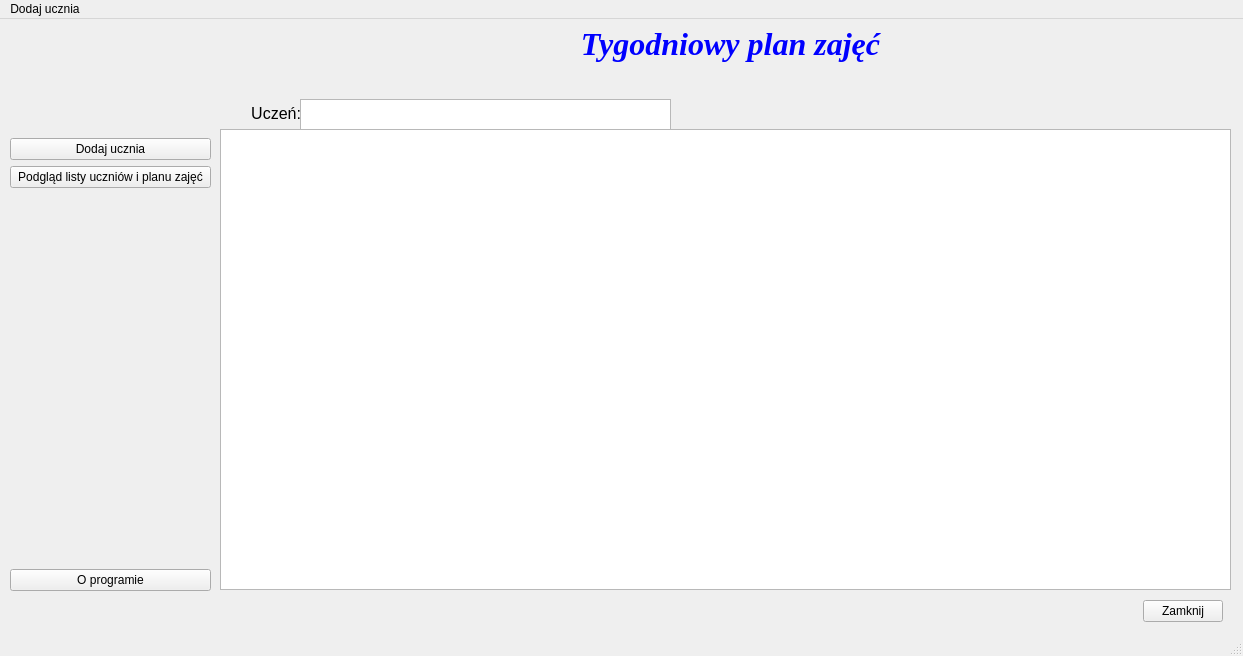
<?xml version="1.0" encoding="UTF-8"?>
<ui version="4.0">
 <class>Plan_lekcji</class>
 <widget class="QMainWindow" name="Plan_lekcji">
  <property name="geometry">
   <rect>
    <x>0</x>
    <y>0</y>
    <width>1243</width>
    <height>656</height>
   </rect>
  </property>
  <property name="minimumSize">
   <size>
    <width>0</width>
    <height>0</height>
   </size>
  </property>
  <property name="maximumSize">
   <size>
    <width>1243</width>
    <height>656</height>
   </size>
  </property>
  <property name="windowTitle">
   <string>Plan_lekcji</string>
  </property>
  <widget class="QWidget" name="centralwidget">
   <widget class="QWidget" name="layoutWidget">
    <property name="geometry">
     <rect>
      <x>10</x>
      <y>1</y>
      <width>201</width>
      <height>571</height>
     </rect>
    </property>
    <layout class="QVBoxLayout" name="verticalLayout">
     <item>
      <spacer name="verticalSpacer_2">
       <property name="orientation">
        <enum>Qt::Vertical</enum>
       </property>
       <property name="sizeHint" stdset="0">
        <size>
         <width>20</width>
         <height>17</height>
        </size>
       </property>
      </spacer>
     </item>
     <item>
      <widget class="QPushButton" name="pushButton_2">
       <property name="text">
        <string>Dodaj ucznia</string>
       </property>
      </widget>
     </item>
     <item>
      <widget class="QPushButton" name="pushButton_5">
       <property name="text">
        <string>Podgląd listy uczniów i planu zajęć</string>
       </property>
      </widget>
     </item>
     <item>
      <spacer name="verticalSpacer">
       <property name="orientation">
        <enum>Qt::Vertical</enum>
       </property>
       <property name="sizeHint" stdset="0">
        <size>
         <width>20</width>
         <height>375</height>
        </size>
       </property>
      </spacer>
     </item>
     <item>
      <widget class="QPushButton" name="pushButton_1">
       <property name="text">
        <string>O programie</string>
       </property>
      </widget>
     </item>
    </layout>
   </widget>
   <widget class="QWidget" name="layoutWidget">
    <property name="geometry">
     <rect>
      <x>12</x>
      <y>580</y>
      <width>1211</width>
      <height>25</height>
     </rect>
    </property>
    <layout class="QHBoxLayout" name="horizontalLayout">
     <item>
      <spacer name="horizontalSpacer">
       <property name="orientation">
        <enum>Qt::Horizontal</enum>
       </property>
       <property name="sizeHint" stdset="0">
        <size>
         <width>40</width>
         <height>20</height>
        </size>
       </property>
      </spacer>
     </item>
     <item>
      <widget class="QPushButton" name="pushButton">
       <property name="text">
        <string>Zamknij</string>
       </property>
      </widget>
     </item>
    </layout>
   </widget>
   <widget class="QTableView" name="tableView">
    <property name="geometry">
     <rect>
      <x>220</x>
      <y>110</y>
      <width>1011</width>
      <height>461</height>
     </rect>
    </property>
    <attribute name="horizontalHeaderMinimumSectionSize">
     <number>185</number>
    </attribute>
    <attribute name="verticalHeaderMinimumSectionSize">
     <number>72</number>
    </attribute>
   </widget>
   <widget class="QTableView" name="tableView">
    <property name="geometry">
     <rect>
      <x>300</x>
      <y>80</y>
      <width>371</width>
      <height>31</height>
     </rect>
    </property>
   </widget>
   <widget class="QLabel" name="label">
    <property name="geometry">
     <rect>
      <x>220</x>
      <y>0</y>
      <width>1021</width>
      <height>51</height>
     </rect>
    </property>
    <property name="font">
     <font>
      <family>Times New Roman</family>
      <pointsize>20</pointsize>
      <weight>50</weight>
      <italic>false</italic>
      <bold>false</bold>
     </font>
    </property>
    <property name="text">
     <string>&lt;html&gt;&lt;head/&gt;&lt;body&gt;&lt;p align=&quot;center&quot;&gt;&lt;span style=&quot; font-size:24pt; font-weight:600; font-style:italic; color:#0000ff;&quot;&gt;Tygodniowy plan zajęć&lt;/span&gt;&lt;/p&gt;&lt;/body&gt;&lt;/html&gt;</string>
    </property>
   </widget>
   <widget class="QLabel" name="label_2">
    <property name="geometry">
     <rect>
      <x>220</x>
      <y>79</y>
      <width>81</width>
      <height>31</height>
     </rect>
    </property>
    <property name="text">
     <string>&lt;html&gt;&lt;head/&gt;&lt;body&gt;&lt;p align=&quot;right&quot;&gt;&lt;span style=&quot; font-size:12pt;&quot;&gt;Uczeń:&lt;/span&gt;&lt;/p&gt;&lt;/body&gt;&lt;/html&gt;</string>
    </property>
   </widget>
  </widget>
  <widget class="QMenuBar" name="menubar">
   <property name="geometry">
    <rect>
     <x>0</x>
     <y>0</y>
     <width>1243</width>
     <height>21</height>
    </rect>
   </property>
   <widget class="QMenu" name="menudodawanie_ucznia">
    <property name="title">
     <string>Dodaj ucznia</string>
    </property>
    <addaction name="actionDodawanie"/>
   </widget>
   <addaction name="menudodawanie_ucznia"/>
  </widget>
  <widget class="QStatusBar" name="statusbar"/>
  <action name="actionDodawanie">
   <property name="text">
    <string>Dodawanie</string>
   </property>
  </action>
 </widget>
 <resources/>
 <connections/>
</ui>
